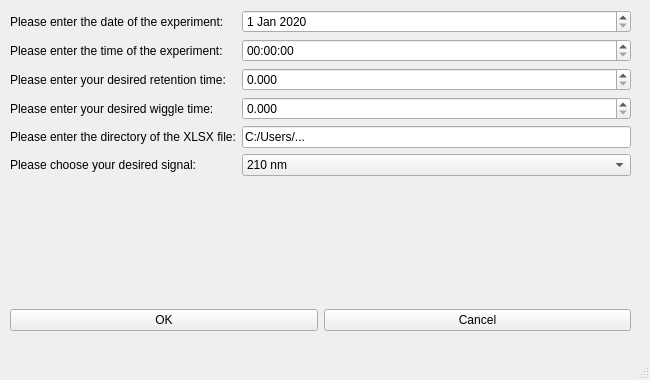
<?xml version="1.0" encoding="UTF-8"?>
<ui version="4.0">
 <class>MainWindow</class>
 <widget class="QMainWindow" name="MainWindow">
  <property name="geometry">
   <rect>
    <x>0</x>
    <y>0</y>
    <width>650</width>
    <height>380</height>
   </rect>
  </property>
  <property name="windowTitle">
   <string>MainWindow</string>
  </property>
  <widget class="QWidget" name="centralwidget">
   <widget class="QWidget" name="formLayoutWidget">
    <property name="geometry">
     <rect>
      <x>10</x>
      <y>10</y>
      <width>621</width>
      <height>281</height>
     </rect>
    </property>
    <layout class="QFormLayout" name="formLayout">
     <item row="0" column="0">
      <widget class="QLabel" name="dateLabel">
       <property name="text">
        <string>Please enter the date of the experiment:</string>
       </property>
      </widget>
     </item>
     <item row="0" column="1">
      <widget class="QDateEdit" name="dateEdit">
       <property name="date">
        <date>
         <year>2020</year>
         <month>1</month>
         <day>1</day>
        </date>
       </property>
      </widget>
     </item>
     <item row="1" column="0">
      <widget class="QLabel" name="timeLabel">
       <property name="text">
        <string>Please enter the time of the experiment:</string>
       </property>
      </widget>
     </item>
     <item row="1" column="1">
      <widget class="QTimeEdit" name="timeEdit">
       <property name="displayFormat">
        <string>hh:mm:ss</string>
       </property>
       <property name="time">
        <time>
         <hour>0</hour>
         <minute>0</minute>
         <second>0</second>
        </time>
       </property>
      </widget>
     </item>
     <item row="2" column="0">
      <widget class="QLabel" name="retLabel">
       <property name="text">
        <string>Please enter your desired retention time:</string>
       </property>
      </widget>
     </item>
     <item row="2" column="1">
      <widget class="QDoubleSpinBox" name="retTimeBox">
       <property name="decimals">
        <number>3</number>
       </property>
       <property name="singleStep">
        <double>0.001000000000000</double>
       </property>
      </widget>
     </item>
     <item row="3" column="0">
      <widget class="QLabel" name="flexLabel">
       <property name="text">
        <string>Please enter your desired wiggle time:</string>
       </property>
      </widget>
     </item>
     <item row="3" column="1">
      <widget class="QDoubleSpinBox" name="flexTimeBox">
       <property name="decimals">
        <number>3</number>
       </property>
       <property name="singleStep">
        <double>0.001000000000000</double>
       </property>
      </widget>
     </item>
     <item row="4" column="0">
      <widget class="QLabel" name="dirLabel">
       <property name="text">
        <string>Please enter the directory of the XLSX file:</string>
       </property>
      </widget>
     </item>
     <item row="4" column="1">
      <widget class="QLineEdit" name="directoryLineEdit">
       <property name="text">
        <string>C:/Users/...</string>
       </property>
       <property name="placeholderText">
        <string extracomment="xlsx directory"/>
       </property>
      </widget>
     </item>
     <item row="5" column="0">
      <widget class="QLabel" name="signalLabel">
       <property name="text">
        <string>Please choose your desired signal:</string>
       </property>
      </widget>
     </item>
     <item row="5" column="1">
      <widget class="QComboBox" name="signalComboBox">
       <property name="currentText">
        <string>210 nm</string>
       </property>
       <item>
        <property name="text">
         <string>210 nm</string>
        </property>
       </item>
       <item>
        <property name="text">
         <string>360 nm</string>
        </property>
       </item>
      </widget>
     </item>
    </layout>
   </widget>
   <widget class="QWidget" name="horizontalLayoutWidget">
    <property name="geometry">
     <rect>
      <x>10</x>
      <y>300</y>
      <width>621</width>
      <height>41</height>
     </rect>
    </property>
    <layout class="QHBoxLayout" name="horizontalLayout_2">
     <item>
      <widget class="QPushButton" name="okButton">
       <property name="text">
        <string>OK</string>
       </property>
      </widget>
     </item>
     <item>
      <widget class="QPushButton" name="cancelButton">
       <property name="text">
        <string>Cancel</string>
       </property>
      </widget>
     </item>
    </layout>
   </widget>
  </widget>
  <widget class="QStatusBar" name="statusbar"/>
 </widget>
 <resources/>
 <connections/>
</ui>
